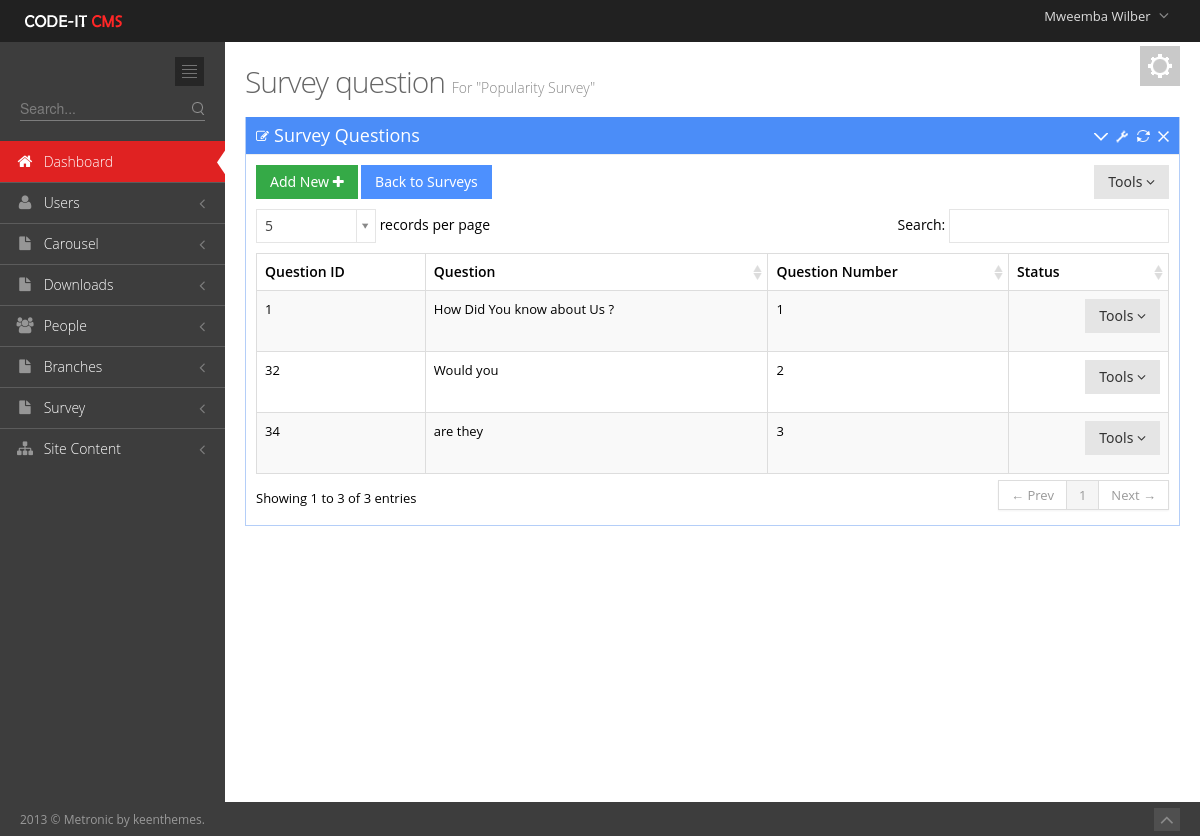
/Admin/Questions.php?survey_id=1 (signed in), run on the app's committed database.
### tables this page shows
CREATE TABLE `user_tbl` (
  `username` varchar(50) NOT NULL,
  `password` text NOT NULL,
  `email` text NOT NULL,
  `contact_no` varchar(50) NOT NULL,
  `branch` int(11) NOT NULL,
  `level` int(11) NOT NULL,
  `Position` text NOT NULL,
  `active` int(11) NOT NULL,
  `Staff_no` int(11) NOT NULL,
  `profile_picture` text NOT NULL,
  `last_pass_change` date NOT NULL,
  `emp_id` int(3) NOT NULL,
  `Status` varchar(20) NOT NULL,
  `date_created` date NOT NULL
);

CREATE TABLE `employees_tbl` (
  `emp_id` int(4) UNSIGNED ZEROFILL NOT NULL,
  `Title` text NOT NULL,
  `first_name` varchar(100) DEFAULT NULL,
  `last_name` varchar(100) DEFAULT NULL,
  `date_of_birth` date DEFAULT NULL,
  `email` varchar(100) DEFAULT NULL,
  `mobile_number` varchar(18) DEFAULT NULL,
  `whatsapp` text NOT NULL,
  `address1` varchar(100) DEFAULT NULL,
  `address2` varchar(100) DEFAULT NULL,
  `city_town` varchar(100) DEFAULT NULL,
  `genda` varchar(10) DEFAULT NULL,
  `country` varchar(100) DEFAULT NULL,
  `date_joined` date DEFAULT NULL,
  `jobRole` text,
  `Qualification_level` varchar(40) NOT NULL,
  `qualification_Area` varchar(100) NOT NULL,
  `Category` text NOT NULL,
  `Picture` text NOT NULL,
  `brief_profile` text NOT NULL
);

CREATE TABLE `surveys` (
  `survey_id` int(11) NOT NULL,
  `Survey_title` text NOT NULL,
  `startdate` date NOT NULL,
  `enddate` date NOT NULL,
  `status` text NOT NULL,
  `category_id` int(11) NOT NULL
);

CREATE TABLE `survey_questions` (
  `questionid` int(11) NOT NULL,
  `question` text NOT NULL,
  `sureveyid` int(11) NOT NULL,
  `question_no` text NOT NULL
);

### includes/sessions.php (called while the page is built, shortened)
<?php
include 'Dbconnect.php';
$dbuser=$_SESSION['username'];
   $query="SELECT * FROM `user_tbl` INNER JOIN `employees_tbl` ON `employees_tbl`.`emp_id`=`user_tbl`.`Staff_no` WHERE `username`='$dbuser'";
      $q1=mysqli_query($conn,$query)or die(mysqli_error());
            while ($row = mysqli_fetch_array($q1)) {
            $firstname=$row['first_name'];
            }
?>

### Admin/Questions.php (the view, shortened to what this page needs)
<!DOCTYPE html>
 <html lang="en">
<head>
	<link href="media/css/bootstrap.min.css" rel="stylesheet" type="text/css"/>
	<link href="media/css/bootstrap-responsive.min.css" rel="stylesheet" type="text/css"/>
	<link href="media/css/font-awesome.min.css" rel="stylesheet" type="text/css"/>
	<link href="media/css/style-metro.css" rel="stylesheet" type="text/css"/>
	<link href="media/css/style.css" rel="stylesheet" type="text/css"/>
	<link href="media/css/style-responsive.css" rel="stylesheet" type="text/css"/>
	<link href="media/css/default.css" rel="stylesheet" type="text/css" id="style_color"/>
	<link href="media/css/uniform.default.css" rel="stylesheet" type="text/css"/>
	<link rel="stylesheet" type="text/css" href="media/css/select2_metro.css" />
	<link rel="stylesheet" href="media/css/DT_bootstrap.css" />
</head>
<?php
include 'includes/header.php';
include 'includes/sidebar.php';
$surv_id=$_GET['survey_id'];
?>
		<div class="page-content">
			<div class="container-fluid">
				<div class="row-fluid">
					<div class="span12">
						<div class="color-panel hidden-phone">
							<div class="color-mode-icons icon-color"></div>
						</div>
						<h3 class="page-title">
							Survey question
								<small>For "<?php
 $propertySQL="SELECT `survey_id`, `Survey_title`, `startdate`, `enddate`, `status` FROM `surveys` WHERE `survey_id`='$surv_id'";
											$results=mysqli_query($conn,$propertySQL);
											while($row5=mysqli_fetch_array($results)){
												echo $row5['Survey_title'];
											}
            ?>" </small>
						</h3>
					</div>
				</div>
				<div class="row-fluid">
					<div class="span12">
						<div class="portlet box blue">
							<div class="portlet-title">
								<div class="caption"><i class="icon-edit"></i>Survey Questions</div>
								<div class="tools">
									<a href="javascript:;" class="collapse"></a>
									<a href="#portlet-config" data-toggle="modal" class="config"></a>
									<a href="javascript:;" class="reload"></a>
									<a href="javascript:;" class="remove"></a>
								</div>
							</div>
							<div class="portlet-body">
								<div class="clearfix">
									<div class="btn-group">
										<a  data-toggle="modal" href="#NewResponsibility" ><button " class="btn green">
										Add New <i class="icon-plus"></i>
										</button></a>
									</div>
									<div class="btn-group">
										<a  href="Surveys.php"  ><button " class="btn blue">
										Back to Surveys <i class="icon-backarrow"></i>
										</button></a>
									</div>
									<div class="btn-group pull-right">
										<button class="btn dropdown-toggle" data-toggle="dropdown">Tools <i class="icon-angle-down"></i>
										</button>
									</div>
								</div>
								<table class="table table-striped table-hover table-bordered" id="sample_editable_1">
									<thead>
										<tr>
											<th>Question ID</th>
											<th>Question</th>
											<th>Question Number</th>
											<th>Status</th>
										</tr>
									</thead>
									<tbody>
                                <?php
 $propertySQL="SELECT * FROM `survey_questions` WHERE `sureveyid`='$surv_id'";
											$results=mysqli_query($conn,$propertySQL);
											while($row5=mysqli_fetch_array($results)){
            ?>
										<tr class="">
                                             <td><?php  echo $row5['questionid']; ?></td>
											<td><?php  echo $row5['question']; ?></td>
											<td><?php  echo $row5['question_no']; ?></td>
											<td><div class="btn-group pull-right">
										<button class="btn dropdown-toggle" data-toggle="dropdown">Tools <i class="icon-angle-down"></i>
										</button>
									</div></td>
										</tr>
									<?php } 		 ?>
									</tbody>
								</table>
							</div>
						</div>
					</div>
				</div>
			</div>
		</div>
	</div>
	<div class="footer">
		<div class="footer-inner">
			2013 &copy; Metronic by keenthemes.
		</div>
		<div class="footer-tools">
			<span class="go-top">
			<i class="icon-angle-up"></i>
			</span>
		</div>
	</div>
</body>
</html>

### Admin/includes/header.php (shortened to what this page needs)
<?php
 include '../includes/sessions.php';
?>
 <html lang="en" class="no-js">
<body class="page-header-fixed">
	<div class="header navbar navbar-inverse navbar-fixed-top">
		<div class="navbar-inner">
			<div class="container-fluid">
				<a class="brand" href="index.php">
				<img src="media/image/logo.png" alt="logo"/>
				</a>
				<ul class="nav pull-right">
					<li class="dropdown user">
						<a href="#" class="dropdown-toggle" data-toggle="dropdown">
						<span class="username"><?php echo $firstname ;?></span>
						<i class="icon-angle-down"></i>
						</a>
					</li>
				</ul>
			</div>
		</div>
	</div>
	<div class="page-container">

### Admin/media/css/style-metro.css (style rules this page uses)
div, input, select, textarea, span, img, table, td, th, p, a, button, ul, li { -webkit-border-radius: 0 !important; -moz-border-radius: 0 !important; border-radius: 0 !important; }
.btn { background-color: #e5e5e5; background-image: none; filter: none; border: 0; padding: 7px 14px; text-shadow: none; font-family: "Segoe UI", Helvetica, Arial, sans-serif; font-size: 14px; color: #333333; cursor: pointer; outline: none; -webkit-box-shadow: none !important; -moz-box-shadow: none !important; box-shadow: none !important; -webkit-border-radius: 0 !important; -moz-border-radius: 0 !important; border-radius: 0 !important; }
.btn.blue { color: white; text-shadow: none; background-color: #4d90fe; }
.btn.green { color: white; text-shadow: none; background-color: #35aa47; }

### Admin/media/css/style-responsive.css (style rules this page uses)
@media (min-width: 980px) { .page-content { margin-left: 225px; margin-top: 0px; min-height: 760px; } }

### Admin/media/css/default.css (style rules this page uses)
body { background-color: #3d3d3d !important; }
.header .navbar-inner { filter: none !important; background-image: none !important; background-color: #212121 !important; }
.header .nav li.dropdown .dropdown-toggle i { color: #8a8a8a !important; }
.footer .footer-inner { color: #999999; }
.footer .footer-tools .go-top { background-color: #4f4f4f; }
.footer .footer-tools .go-top i { color: #8a8a8a; }

### data on the page
user_tbl: employees_tbl.first_name "Mweemba Wilber"
surveys: Survey_title "Popularity Survey"
survey_questions: questionid "1", question "How Did You know about Us ?", question_no "1"
survey_questions: questionid "32", question "Would you", question_no "2"
survey_questions: questionid "34", question "are they", question_no "3"
